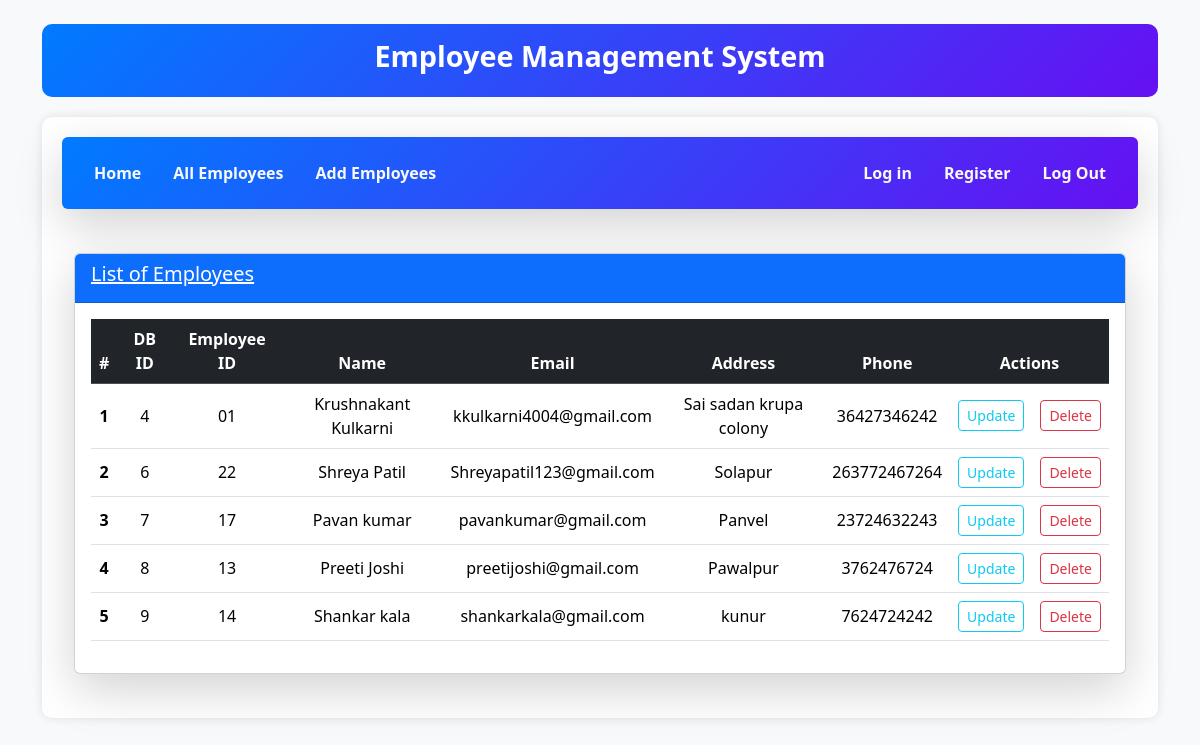
The page / on the database its author committed.
### emp/models.py (models this page shows)
class Employee(models.Model):
    employee_id = models.CharField(max_length=100)
    employee_name = models.CharField(max_length=50)
    email = models.CharField(max_length=40)
    address = models.CharField(max_length=40)
    phone = models.BigIntegerField()

### emp/views.py (the view)
# urls.py: path('', views.allemplyoees, name='allemplyoees'),
def allemplyoees(request):
    emp = Employee.objects.all()
    return render(request,"emp/allemplyoees.html",{"allemployees":emp})

### emp/Templates/emp/allemplyoees.html (shortened to what this page needs)
{% extends "base.html" %}
{% block content %}
    <div class="container py-4">
        <div class="card shadow-lg rounded">
            <div class="card-header bg-primary text-white">
                <h5 class="text-decoration-underline">List of Employees</h5>
            </div>
            <div class="card-body">
                <table class="table table-hover text-center align-middle">
                    <thead class="table-dark">
                        <tr>
                            <th scope="col">#</th>
                            <th scope="col">DB ID</th>
                            <th scope="col">Employee ID</th>
                            <th scope="col">Name</th>
                            <th scope="col">Email</th>
                            <th scope="col">Address</th>
                            <th scope="col">Phone</th>
                            <th scope="col" colspan="2">Actions</th>
                        </tr>
                    </thead>
                    <tbody>
                        {% if allemployees %}
                            {% for eachemployee in allemployees %}
                                <tr>
                                    <th scope="row">{{ forloop.counter }}</th>
                                    <td>{{ eachemployee.id }}</td>
                                    <td>{{ eachemployee.employee_id }}</td>
                                    <td>{{ eachemployee.employee_name }}</td>
                                    <td>{{ eachemployee.email }}</td>
                                    <td>{{ eachemployee.address }}</td>
                                    <td>{{ eachemployee.phone }}</td>
                                    <td>
                                        <a href="{% url 'updateemployee' eachemployee.id %}"
                                           class="btn btn-outline-info btn-sm">
                                             Update
                                        </a>
                                    </td>
                                    <td>
                                        <a href="{% url 'deleteemployee' eachemployee.id %}"
                                           class="btn btn-outline-danger btn-sm">
                                             Delete
                                        </a>
                                    </td>
                                </tr>
                            {% endfor %}
                        {% else %}
                            <tr>
                                <td colspan="9" class="text-muted">No employees found.</td>
                            </tr>
                        {% endif %}
                    </tbody>
                </table>
            </div>
        </div>
    </div>
{% endblock content %}

### Templates/base.html (shortened to what this page needs)
<!doctype html>
<html lang="en">
  <head>
    <link href="https://cdn.jsdelivr.net/npm/bootstrap@5.3.3/dist/css/bootstrap.min.css" rel="stylesheet">
  </head>
  <body>
    <div class="container mt-4">
        <div class="header text-center">
            <h1>Employee Management System</h1>
        </div>
        <div class="maincontent">
            {% include "navbar.html" %}
            {% block content %}
            {% endblock content %}
        </div>
    </div>
  </body>
</html>

### Templates/navbar.html (shortened to what this page needs)
<div class="header d-flex justify-content-between align-items-center bg-secondary p-3 shadow-lg rounded">
    <nav class="nav">
        <a class="nav-link text-light fw-bold" href="{% url 'allemplyoees' %}">Home</a>
        <a class="nav-link text-light fw-bold" href="{% url 'allemplyoees' %}">All Employees</a>
        <a class="nav-link text-light fw-bold" href="{% url 'addemployee' %}">Add Employees</a>
    </nav>
    <ul class="nav">
        <li class="nav-item">
            <a class="nav-link text-light fw-bold" href="{% url 'user_login' %}">
                 Log in
            </a>
        </li>
        <li class="nav-item">
            <a class="nav-link text-light fw-bold" href="{% url 'register' %}">
                 Register
            </a>
        </li>
        <li class="nav-item">
            <a class="nav-link text-light fw-bold" href="{% url 'user_logout' %}">
                 Log Out
            </a>
        </li>
    </ul>
</div>

### Templates/base.html (style rules this page uses)
body { background-color: #f8f9fa; }
.header { background: linear-gradient(135deg, #007bff, #6610f2); color: white; padding: 15px; border-radius: 10px; margin-bottom: 20px; }
.header h1 { font-size: 1.8rem; font-weight: bold; text-align: center; }
.maincontent { background: white; padding: 20px; border-radius: 10px; box-shadow: 0 0 10px rgba(0, 0, 0, 0.1); }

### rows shown on the page
Employee: id "4", employee_id "01", employee_name "Krushnakant Kulkarni", email "kkulkarni4004@gmail.com", address "Sai sadan krupa colony", phone "36427346242"
Employee: id "6", employee_id "22", employee_name "Shreya Patil", email "Shreyapatil123@gmail.com", address "Solapur", phone "263772467264"
Employee: id "7", employee_id "17", employee_name "Pavan kumar", email "pavankumar@gmail.com", address "Panvel", phone "23724632243"
Employee: id "8", employee_id "13", employee_name "Preeti Joshi", email "preetijoshi@gmail.com", address "Pawalpur", phone "3762476724"
Employee: id "9", employee_id "14", employee_name "Shankar kala", email "shankarkala@gmail.com", address "kunur", phone "7624724242"
